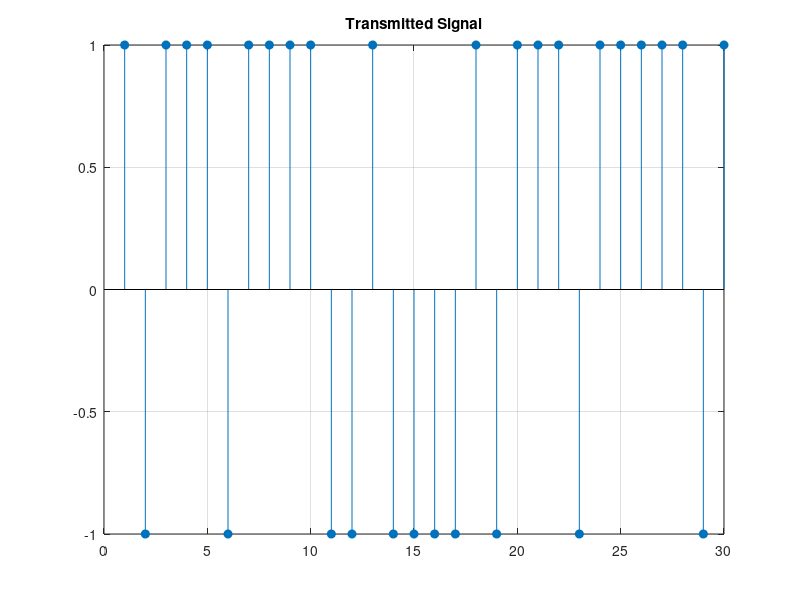
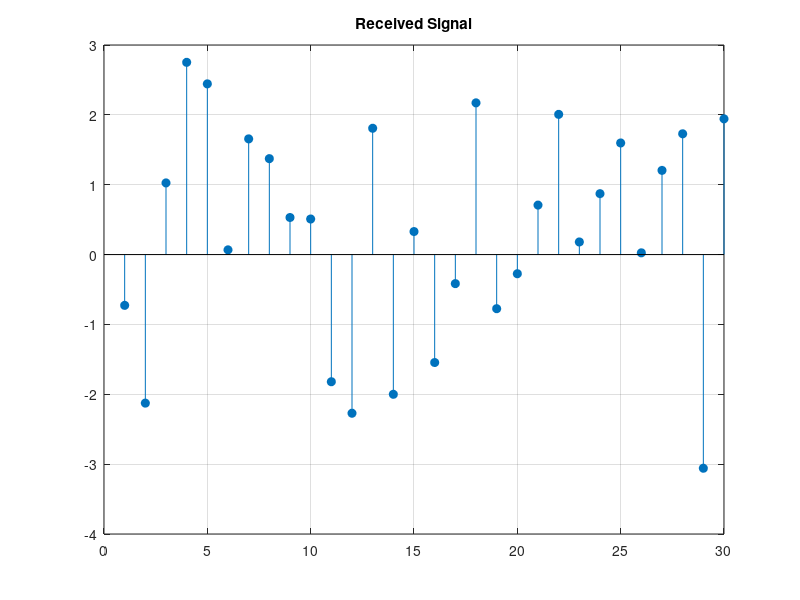

These figures' MATLAB source, in order: (Note: this script raises an error after producing the figures.)
clc; clear; close all;

% عدد البتات
n = 1000;

% سعة الإشارة
A = 1;

% الضوضاء
sigma = 1;

%% توليد البتات
data = randi([0 1],1,n);

%% Mapping
x = 2*data - 1;   % 0->-1 , 1->+1

%% توليد الضوضاء Gaussian
z = sigma * randn(1,n);

%% الإشارة المستقبلة
y = x + z;

%% اتخاذ القرار
decision = y > 0;   % إذا أكبر من صفر => 1

%% حساب الأخطاء
errors = sum(decision ~= data);

%% BER
BER = errors / n;

fprintf('عدد الأخطاء = %d\n', errors);
fprintf('BER = %.4f\n', BER);

%% رسم أول 30 عينة
figure;
stem(x(1:30),'filled');
title('Transmitted Signal');
grid on;

figure;
stem(y(1:30),'filled');
title('Received Signal');
grid on;Line 45 grid on;
Line 46 
% عدد البتاتLine 47 % عدد البتات
Line 48 
% سعة الإشارةLine 49 % سعة الإشارة
Line 50 
% الضوضاءLine 51 % الضوضاء
Line 52 
%% توليد البتاتLine 53 %% توليد البتات
Line 54 
%% MappingLine 55 %% Mapping
Line 56 
%% توليد الضوضاء GaussianLine 57 %% توليد الضوضاء Gaussian
Line 58 
%% الإشارة المستقبلةLine 59 %% الإشارة المستقبلة
Line 60 
%% اتخاذ القرارLine 61 %% اتخاذ القرار
Line 62 
%% حساب الأخطاءLine 63 %% حساب الأخطاء
Line 64 
%% BERLine 65 %% BER
Line 66 
fprintf('عدد الأخطاء = %d\n', errors);Line 67 fprintf('عدد الأخطاء = %d\n', errors);
Line 68 
%% رسم أول 30 عينةLine 69 %% رسم أول 30 عينة
Line 70 
stem(x(1:30),'filled');Line 71 stem(x(1:30),'filled');
Line 72 
grid on;Line 73 grid on;
Line 74 
figure;Line 75 figure;
Line 76 
title('Received Signal');Line 77 title('Received Signal');
Line 78 
